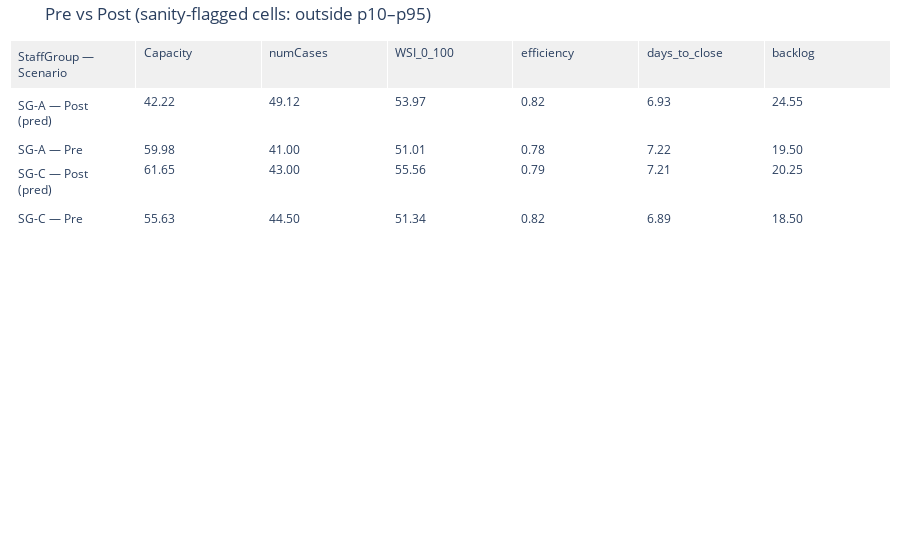

Notebook code cell kept with this figure:
### Markdown cell above
### 📊 Visualizing the Simulation Outcome
This cell presents the results of the "what-if" simulation in three parts:

1.  **Sanity Check:** The first table displays the typical range of values for each metric. This serves as a baseline to judge whether the predicted outcomes are plausible or represent extreme changes.
2.  **Results Plot:** The main visualization shows a side-by-side, color-coded comparison of team metrics **before** and **after** the simulated employee move, with out-of-range values highlighted.
3.  **Detailed Data:** The final table shows the raw data that was used to generate the plot, provided for detailed inspection.

Finally, the main results plot is saved as a `.png` image file for easy use in reports or presentations.

### Code cell
# 6. Display the results
print("\n--- Sanity Check: Typical Metric Ranges (based on pre-move data) ---")
display(sanity_df)

print("\n--- Simulation Results: Comparing 'Before' vs. 'After' ---")
fig.show()

print("\n--- Detailed Dataframes ---")
display(combined)

# --- ADD THIS TO SAVE THE PLOT ---
# Define a path for the simulation heatmap
simulation_heatmap_path = "simulation_heatmap.png"

# Save the Plotly figure as a static image
# You may need to run: pip install -U kaleido
fig.write_image(simulation_heatmap_path)

print(f"✅ Simulation heatmap saved to: {simulation_heatmap_path}")

### Figure 1 — Plotly figure (JSON) as saved in the notebook; plotly's stock layout.template omitted (floating-point values rounded to 4 significant figures)
{"data": [{"cells": {"align": "left", "fill": {"color": [["rgba(0,0,0,0)", "rgba(0,0,0,0)", "rgba(0,0,0,0)", "rgba(0,0,0,0)"], ["rgba(0,0,0,0)", "rgba(0,0,0,0)", "rgba(0,0,0,0)", "rgba(0,0,0,0)"], ["rgba(0,0,0,0)", "rgba(0,0,0,0)", "rgba(0,0,0,0)", "rgba(0,0,0,0)"], ["rgba(0,0,0,0)", "rgba(0,0,0,0)", "rgba(0,0,0,0)", "rgba(0,0,0,0)"], ["rgba(0,0,0,0)", "rgba(0,0,0,0)", "rgba(0,0,0,0)", "rgba(0,0,0,0)"], ["rgba(0,0,0,0)", "rgba(0,0,0,0)", "rgba(0,0,0,0)", "rgba(0,0,0,0)"], ["rgba(0,0,0,0)", "rgba(0,0,0,0)", "rgba(0,0,0,0)", "rgba(0,0,0,0)"]]}, "format": [null, ".2f", ".2f", ".2f", ".2f", ".2f", ".2f"], "values": [["SG-A — Post (pred)", "SG-A — Pre", "SG-C — Post (pred)", "SG-C — Pre"], [42.22, 59.98, 61.65, 55.62], [49.12, 41, 43, 44.5], [53.97, 51.01, 55.56, 51.34], [0.8241, 0.7803, 0.787, 0.824], [6.93, 7.222, 7.207, 6.886], [24.55, 19.5, 20.25, 18.5]]}, "header": {"align": "left", "fill": {"color": "rgba(240,240,240,1)"}, "values": ["StaffGroup — Scenario", "Capacity", "numCases", "WSI_0_100", "efficiency", "days_to_close", "backlog"]}, "type": "table"}], "layout": {"margin": {"b": 10, "l": 10, "r": 10, "t": 40}, "title": {"text": "Pre vs Post (sanity-flagged cells: outside p10–p95)"}}}
